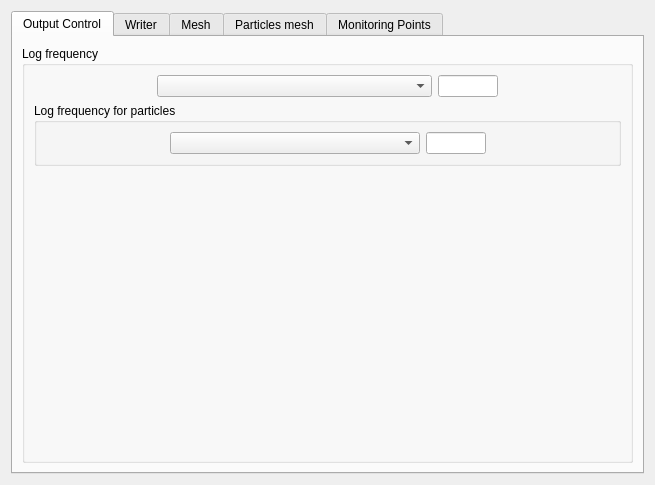
<?xml version="1.0" encoding="UTF-8"?>
<ui version="4.0">
 <class>OutputControlForm</class>
 <widget class="QWidget" name="OutputControlForm">
  <property name="geometry">
   <rect>
    <x>0</x>
    <y>0</y>
    <width>655</width>
    <height>485</height>
   </rect>
  </property>
  <property name="windowTitle">
   <string>Form</string>
  </property>
  <layout class="QGridLayout" name="gridLayout_7">
   <item row="0" column="0">
    <widget class="QTabWidget" name="tabWidget">
     <property name="font">
      <font>
       <weight>50</weight>
       <italic>false</italic>
       <bold>false</bold>
      </font>
     </property>
     <property name="currentIndex">
      <number>0</number>
     </property>
     <widget class="QWidget" name="tabOUTPUT">
      <attribute name="title">
       <string>Output Control</string>
      </attribute>
      <layout class="QGridLayout" name="gridLayout_6">
       <item row="0" column="0">
        <widget class="QGroupBox" name="groupBoxListings">
         <property name="title">
          <string>Log frequency</string>
         </property>
         <layout class="QGridLayout" name="gridLayout_5">
          <item row="0" column="0">
           <layout class="QHBoxLayout">
            <property name="spacing">
             <number>6</number>
            </property>
            <property name="margin">
             <number>0</number>
            </property>
            <item>
             <spacer>
              <property name="orientation">
               <enum>Qt::Horizontal</enum>
              </property>
              <property name="sizeHint" stdset="0">
               <size>
                <width>16</width>
                <height>20</height>
               </size>
              </property>
             </spacer>
            </item>
            <item>
             <widget class="QComboBox" name="comboBoxOutput">
              <property name="minimumSize">
               <size>
                <width>275</width>
                <height>0</height>
               </size>
              </property>
              <property name="maximumSize">
               <size>
                <width>275</width>
                <height>16777215</height>
               </size>
              </property>
              <property name="toolTip">
               <string>Code_Saturne key word: NTLIST</string>
              </property>
             </widget>
            </item>
            <item>
             <widget class="QLineEdit" name="lineEditNTLIST">
              <property name="maximumSize">
               <size>
                <width>60</width>
                <height>16777215</height>
               </size>
              </property>
              <property name="toolTip">
               <string>Code_Saturne key word: NTLIST</string>
              </property>
             </widget>
            </item>
            <item>
             <spacer>
              <property name="orientation">
               <enum>Qt::Horizontal</enum>
              </property>
              <property name="sizeHint" stdset="0">
               <size>
                <width>16</width>
                <height>16</height>
               </size>
              </property>
             </spacer>
            </item>
           </layout>
          </item>
          <item row="1" column="0">
           <widget class="QGroupBox" name="groupBoxListingParticles">
            <property name="title">
             <string>Log frequency for particles</string>
            </property>
            <layout class="QGridLayout" name="gridLayout_4">
             <item row="0" column="0">
              <layout class="QGridLayout" name="_2">
               <item row="0" column="0">
                <spacer>
                 <property name="orientation">
                  <enum>Qt::Horizontal</enum>
                 </property>
                 <property name="sizeHint" stdset="0">
                  <size>
                   <width>40</width>
                   <height>20</height>
                  </size>
                 </property>
                </spacer>
               </item>
               <item row="0" column="1">
                <widget class="QComboBox" name="comboBoxNTLAL">
                 <property name="minimumSize">
                  <size>
                   <width>250</width>
                   <height>0</height>
                  </size>
                 </property>
                 <property name="toolTip">
                  <string>Code_Saturne key word: NTLAL</string>
                 </property>
                </widget>
               </item>
               <item row="0" column="2">
                <widget class="QLineEdit" name="lineEditNTLAL">
                 <property name="minimumSize">
                  <size>
                   <width>60</width>
                   <height>0</height>
                  </size>
                 </property>
                 <property name="maximumSize">
                  <size>
                   <width>60</width>
                   <height>16777215</height>
                  </size>
                 </property>
                 <property name="toolTip">
                  <string>Code_Saturne key word: NTLAL</string>
                 </property>
                </widget>
               </item>
               <item row="0" column="3">
                <spacer>
                 <property name="orientation">
                  <enum>Qt::Horizontal</enum>
                 </property>
                 <property name="sizeHint" stdset="0">
                  <size>
                   <width>40</width>
                   <height>20</height>
                  </size>
                 </property>
                </spacer>
               </item>
              </layout>
             </item>
            </layout>
           </widget>
          </item>
          <item row="2" column="0">
           <spacer name="verticalSpacer">
            <property name="orientation">
             <enum>Qt::Vertical</enum>
            </property>
            <property name="sizeHint" stdset="0">
             <size>
              <width>20</width>
              <height>40</height>
             </size>
            </property>
           </spacer>
          </item>
         </layout>
        </widget>
       </item>
      </layout>
     </widget>
     <widget class="QWidget" name="tab">
      <attribute name="title">
       <string>Writer</string>
      </attribute>
      <layout class="QGridLayout">
       <property name="margin">
        <number>9</number>
       </property>
       <property name="spacing">
        <number>6</number>
       </property>
       <item row="3" column="0">
        <widget class="QGroupBox" name="groupBoxOptions">
         <property name="title">
          <string>Options</string>
         </property>
         <layout class="QGridLayout">
          <property name="margin">
           <number>9</number>
          </property>
          <property name="spacing">
           <number>6</number>
          </property>
          <item row="0" column="0">
           <layout class="QHBoxLayout">
            <property name="spacing">
             <number>6</number>
            </property>
            <property name="margin">
             <number>0</number>
            </property>
            <item>
             <spacer>
              <property name="orientation">
               <enum>Qt::Horizontal</enum>
              </property>
              <property name="sizeHint" stdset="0">
               <size>
                <width>16</width>
                <height>16</height>
               </size>
              </property>
             </spacer>
            </item>
            <item>
             <layout class="QGridLayout">
              <property name="margin">
               <number>0</number>
              </property>
              <property name="spacing">
               <number>6</number>
              </property>
              <item row="0" column="0">
               <widget class="QLabel" name="labelformat">
                <property name="text">
                 <string>format</string>
                </property>
               </widget>
              </item>
              <item row="0" column="1">
               <widget class="QComboBox" name="comboBoxFormat">
                <property name="minimumSize">
                 <size>
                  <width>120</width>
                  <height>0</height>
                 </size>
                </property>
               </widget>
              </item>
              <item row="1" column="0">
               <widget class="QLabel" name="labelPolygon">
                <property name="text">
                 <string>polygons</string>
                </property>
               </widget>
              </item>
              <item row="1" column="1">
               <widget class="QComboBox" name="comboBoxPolygon">
                <property name="minimumSize">
                 <size>
                  <width>120</width>
                  <height>0</height>
                 </size>
                </property>
               </widget>
              </item>
              <item row="2" column="0">
               <widget class="QLabel" name="labelPolyhedra">
                <property name="text">
                 <string>polyhedra</string>
                </property>
               </widget>
              </item>
              <item row="2" column="1">
               <widget class="QComboBox" name="comboBoxPolyhedra">
                <property name="minimumSize">
                 <size>
                  <width>120</width>
                  <height>0</height>
                 </size>
                </property>
               </widget>
              </item>
             </layout>
            </item>
            <item>
             <spacer>
              <property name="orientation">
               <enum>Qt::Horizontal</enum>
              </property>
              <property name="sizeHint" stdset="0">
               <size>
                <width>16</width>
                <height>16</height>
               </size>
              </property>
             </spacer>
            </item>
           </layout>
          </item>
         </layout>
        </widget>
       </item>
       <item row="0" column="0">
        <layout class="QVBoxLayout">
         <property name="spacing">
          <number>6</number>
         </property>
         <property name="margin">
          <number>0</number>
         </property>
         <item>
          <widget class="QTableView" name="tableViewWriter"/>
         </item>
         <item>
          <layout class="QHBoxLayout">
           <property name="spacing">
            <number>6</number>
           </property>
           <property name="margin">
            <number>0</number>
           </property>
           <item>
            <spacer>
             <property name="orientation">
              <enum>Qt::Horizontal</enum>
             </property>
             <property name="sizeHint" stdset="0">
              <size>
               <width>40</width>
               <height>20</height>
              </size>
             </property>
            </spacer>
           </item>
           <item>
            <widget class="QPushButton" name="pushButtonAddWriter">
             <property name="text">
              <string/>
             </property>
             <property name="icon">
              <iconset resource="resources_pages.qrc">
               <normaloff>:/new/prefix1/icons/22x22/add.png</normaloff>:/new/prefix1/icons/22x22/add.png</iconset>
             </property>
            </widget>
           </item>
           <item>
            <widget class="QPushButton" name="pushButtonDeleteWriter">
             <property name="text">
              <string/>
             </property>
             <property name="icon">
              <iconset resource="resources_pages.qrc">
               <normaloff>:/new/prefix1/icons/22x22/remove.png</normaloff>:/new/prefix1/icons/22x22/remove.png</iconset>
             </property>
            </widget>
           </item>
           <item>
            <spacer>
             <property name="orientation">
              <enum>Qt::Horizontal</enum>
             </property>
             <property name="sizeHint" stdset="0">
              <size>
               <width>40</width>
               <height>20</height>
              </size>
             </property>
            </spacer>
           </item>
          </layout>
         </item>
        </layout>
       </item>
       <item row="1" column="0">
        <widget class="QGroupBox" name="groupBoxFrequency">
         <property name="title">
          <string>Frequency</string>
         </property>
         <layout class="QGridLayout">
          <property name="margin">
           <number>9</number>
          </property>
          <property name="spacing">
           <number>6</number>
          </property>
          <item row="0" column="0">
           <spacer>
            <property name="orientation">
             <enum>Qt::Horizontal</enum>
            </property>
            <property name="sizeHint" stdset="0">
             <size>
              <width>40</width>
              <height>20</height>
             </size>
            </property>
           </spacer>
          </item>
          <item row="0" column="1">
           <widget class="QComboBox" name="comboBoxFrequency">
            <property name="minimumSize">
             <size>
              <width>325</width>
              <height>0</height>
             </size>
            </property>
           </widget>
          </item>
          <item row="0" column="2">
           <widget class="QLineEdit" name="lineEditFrequency">
            <property name="minimumSize">
             <size>
              <width>100</width>
              <height>0</height>
             </size>
            </property>
           </widget>
          </item>
          <item row="0" column="3">
           <widget class="QLineEdit" name="lineEditFrequencyTime">
            <property name="minimumSize">
             <size>
              <width>100</width>
              <height>0</height>
             </size>
            </property>
           </widget>
          </item>
          <item row="0" column="4">
           <widget class="QPushButton" name="pushButtonFrequency">
            <property name="text">
             <string/>
            </property>
            <property name="icon">
             <iconset resource="resources_pages.qrc">
              <normaloff>:/new/prefix1/icons/22x22/preferences-system.png</normaloff>:/new/prefix1/icons/22x22/preferences-system.png</iconset>
            </property>
           </widget>
          </item>
          <item row="0" column="5">
           <spacer>
            <property name="orientation">
             <enum>Qt::Horizontal</enum>
            </property>
            <property name="sizeHint" stdset="0">
             <size>
              <width>40</width>
              <height>20</height>
             </size>
            </property>
           </spacer>
          </item>
          <item row="1" column="1">
           <widget class="QCheckBox" name="checkBoxOutputEnd">
            <property name="text">
             <string>Output at end of calculation</string>
            </property>
           </widget>
          </item>
         </layout>
        </widget>
       </item>
       <item row="2" column="0">
        <widget class="QGroupBox" name="groupBoxTimeDependency">
         <property name="title">
          <string>Time-dependency</string>
         </property>
         <layout class="QGridLayout">
          <property name="margin">
           <number>9</number>
          </property>
          <property name="spacing">
           <number>6</number>
          </property>
          <item row="0" column="2">
           <spacer>
            <property name="orientation">
             <enum>Qt::Horizontal</enum>
            </property>
            <property name="sizeHint" stdset="0">
             <size>
              <width>40</width>
              <height>20</height>
             </size>
            </property>
           </spacer>
          </item>
          <item row="0" column="0">
           <spacer>
            <property name="orientation">
             <enum>Qt::Horizontal</enum>
            </property>
            <property name="sizeHint" stdset="0">
             <size>
              <width>40</width>
              <height>20</height>
             </size>
            </property>
           </spacer>
          </item>
          <item row="0" column="1">
           <widget class="QComboBox" name="comboBoxTimeDependency"/>
          </item>
         </layout>
        </widget>
       </item>
      </layout>
     </widget>
     <widget class="QWidget" name="tab_2">
      <attribute name="title">
       <string>Mesh</string>
      </attribute>
      <layout class="QGridLayout">
       <property name="margin">
        <number>9</number>
       </property>
       <property name="spacing">
        <number>6</number>
       </property>
       <item row="0" column="0">
        <layout class="QVBoxLayout">
         <property name="spacing">
          <number>6</number>
         </property>
         <property name="margin">
          <number>0</number>
         </property>
         <item>
          <widget class="QTableView" name="tableViewMesh"/>
         </item>
         <item>
          <layout class="QHBoxLayout">
           <property name="spacing">
            <number>6</number>
           </property>
           <property name="margin">
            <number>0</number>
           </property>
           <item>
            <spacer>
             <property name="orientation">
              <enum>Qt::Horizontal</enum>
             </property>
             <property name="sizeHint" stdset="0">
              <size>
               <width>40</width>
               <height>20</height>
              </size>
             </property>
            </spacer>
           </item>
           <item>
            <widget class="QPushButton" name="pushButtonAddMesh">
             <property name="text">
              <string/>
             </property>
             <property name="icon">
              <iconset resource="resources_pages.qrc">
               <normaloff>:/new/prefix1/icons/22x22/add.png</normaloff>:/new/prefix1/icons/22x22/add.png</iconset>
             </property>
            </widget>
           </item>
           <item>
            <widget class="QPushButton" name="pushButtonDeleteMesh">
             <property name="text">
              <string/>
             </property>
             <property name="icon">
              <iconset resource="resources_pages.qrc">
               <normaloff>:/new/prefix1/icons/22x22/remove.png</normaloff>:/new/prefix1/icons/22x22/remove.png</iconset>
             </property>
            </widget>
           </item>
           <item>
            <spacer>
             <property name="orientation">
              <enum>Qt::Horizontal</enum>
             </property>
             <property name="sizeHint" stdset="0">
              <size>
               <width>40</width>
               <height>20</height>
              </size>
             </property>
            </spacer>
           </item>
          </layout>
         </item>
        </layout>
       </item>
       <item row="1" column="0">
        <widget class="QGroupBox" name="groupBoxVariable">
         <property name="title">
          <string>Variables</string>
         </property>
         <layout class="QGridLayout">
          <property name="margin">
           <number>9</number>
          </property>
          <property name="spacing">
           <number>6</number>
          </property>
          <item row="0" column="2">
           <spacer>
            <property name="orientation">
             <enum>Qt::Horizontal</enum>
            </property>
            <property name="sizeHint" stdset="0">
             <size>
              <width>40</width>
              <height>20</height>
             </size>
            </property>
           </spacer>
          </item>
          <item row="0" column="0">
           <spacer>
            <property name="orientation">
             <enum>Qt::Horizontal</enum>
            </property>
            <property name="sizeHint" stdset="0">
             <size>
              <width>40</width>
              <height>20</height>
             </size>
            </property>
           </spacer>
          </item>
          <item row="0" column="1">
           <widget class="QCheckBox" name="checkBoxAllVariables">
            <property name="text">
             <string>Auto</string>
            </property>
           </widget>
          </item>
         </layout>
        </widget>
       </item>
       <item row="2" column="0">
        <widget class="QGroupBox" name="groupBoxAssociatedWriter">
         <property name="title">
          <string>Associated Writers</string>
         </property>
         <layout class="QGridLayout">
          <property name="margin">
           <number>9</number>
          </property>
          <property name="spacing">
           <number>6</number>
          </property>
          <item row="0" column="0">
           <layout class="QHBoxLayout">
            <property name="spacing">
             <number>6</number>
            </property>
            <property name="margin">
             <number>0</number>
            </property>
            <item>
             <spacer>
              <property name="orientation">
               <enum>Qt::Horizontal</enum>
              </property>
              <property name="sizeHint" stdset="0">
               <size>
                <width>40</width>
                <height>20</height>
               </size>
              </property>
             </spacer>
            </item>
            <item>
             <widget class="QTableView" name="tableViewAssociatedWriter"/>
            </item>
            <item>
             <spacer>
              <property name="orientation">
               <enum>Qt::Horizontal</enum>
              </property>
              <property name="sizeHint" stdset="0">
               <size>
                <width>40</width>
                <height>20</height>
               </size>
              </property>
             </spacer>
            </item>
           </layout>
          </item>
          <item row="1" column="0">
           <layout class="QHBoxLayout">
            <property name="spacing">
             <number>6</number>
            </property>
            <property name="margin">
             <number>0</number>
            </property>
            <item>
             <spacer>
              <property name="orientation">
               <enum>Qt::Horizontal</enum>
              </property>
              <property name="sizeHint" stdset="0">
               <size>
                <width>40</width>
                <height>20</height>
               </size>
              </property>
             </spacer>
            </item>
            <item>
             <widget class="QPushButton" name="pushButtonAddAssociatedWriter">
              <property name="text">
               <string/>
              </property>
              <property name="icon">
               <iconset resource="resources_pages.qrc">
                <normaloff>:/new/prefix1/icons/22x22/add.png</normaloff>:/new/prefix1/icons/22x22/add.png</iconset>
              </property>
             </widget>
            </item>
            <item>
             <widget class="QPushButton" name="pushButtonDeleteAssociatedWriter">
              <property name="text">
               <string/>
              </property>
              <property name="icon">
               <iconset resource="resources_pages.qrc">
                <normaloff>:/new/prefix1/icons/22x22/remove.png</normaloff>:/new/prefix1/icons/22x22/remove.png</iconset>
              </property>
             </widget>
            </item>
            <item>
             <spacer>
              <property name="orientation">
               <enum>Qt::Horizontal</enum>
              </property>
              <property name="sizeHint" stdset="0">
               <size>
                <width>40</width>
                <height>20</height>
               </size>
              </property>
             </spacer>
            </item>
           </layout>
          </item>
         </layout>
        </widget>
       </item>
      </layout>
     </widget>
     <widget class="QWidget" name="tab_lagrangian">
      <attribute name="title">
       <string>Particles mesh</string>
      </attribute>
      <layout class="QGridLayout">
       <property name="margin">
        <number>9</number>
       </property>
       <property name="spacing">
        <number>6</number>
       </property>
       <item row="0" column="0">
        <layout class="QVBoxLayout">
         <property name="spacing">
          <number>6</number>
         </property>
         <property name="margin">
          <number>0</number>
         </property>
         <item>
          <widget class="QTableView" name="tableViewLagrangianMesh"/>
         </item>
         <item>
          <layout class="QHBoxLayout">
           <property name="spacing">
            <number>6</number>
           </property>
           <property name="margin">
            <number>0</number>
           </property>
           <item>
            <spacer>
             <property name="orientation">
              <enum>Qt::Horizontal</enum>
             </property>
             <property name="sizeHint" stdset="0">
              <size>
               <width>40</width>
               <height>20</height>
              </size>
             </property>
            </spacer>
           </item>
           <item>
            <widget class="QPushButton" name="pushButtonAddLagrangianMesh">
             <property name="text">
              <string/>
             </property>
             <property name="icon">
              <iconset resource="resources_pages.qrc">
               <normaloff>:/new/prefix1/icons/22x22/add.png</normaloff>:/new/prefix1/icons/22x22/add.png</iconset>
             </property>
            </widget>
           </item>
           <item>
            <widget class="QPushButton" name="pushButtonDeleteLagrangianMesh">
             <property name="text">
              <string/>
             </property>
             <property name="icon">
              <iconset resource="resources_pages.qrc">
               <normaloff>:/new/prefix1/icons/22x22/remove.png</normaloff>:/new/prefix1/icons/22x22/remove.png</iconset>
             </property>
            </widget>
           </item>
           <item>
            <spacer>
             <property name="orientation">
              <enum>Qt::Horizontal</enum>
             </property>
             <property name="sizeHint" stdset="0">
              <size>
               <width>40</width>
               <height>20</height>
              </size>
             </property>
            </spacer>
           </item>
          </layout>
         </item>
        </layout>
       </item>
       <item row="1" column="0">
        <widget class="QGroupBox" name="groupBoxLagrangianVariable">
         <property name="title">
          <string>Variables</string>
         </property>
         <layout class="QGridLayout">
          <property name="margin">
           <number>9</number>
          </property>
          <property name="spacing">
           <number>6</number>
          </property>
          <item row="0" column="2">
           <spacer>
            <property name="orientation">
             <enum>Qt::Horizontal</enum>
            </property>
            <property name="sizeHint" stdset="0">
             <size>
              <width>40</width>
              <height>20</height>
             </size>
            </property>
           </spacer>
          </item>
          <item row="0" column="0">
           <spacer>
            <property name="orientation">
             <enum>Qt::Horizontal</enum>
            </property>
            <property name="sizeHint" stdset="0">
             <size>
              <width>40</width>
              <height>20</height>
             </size>
            </property>
           </spacer>
          </item>
          <item row="0" column="1">
           <widget class="QCheckBox" name="checkBoxAllLagrangianVariables">
            <property name="text">
             <string>Auto</string>
            </property>
           </widget>
          </item>
         </layout>
        </widget>
       </item>
       <item row="2" column="0">
        <widget class="QGroupBox" name="groupBoxAssociatedLagrangianWriter">
         <property name="title">
          <string>Associated Writers</string>
         </property>
         <layout class="QGridLayout">
          <property name="margin">
           <number>9</number>
          </property>
          <property name="spacing">
           <number>6</number>
          </property>
          <item row="0" column="0">
           <layout class="QHBoxLayout">
            <property name="spacing">
             <number>6</number>
            </property>
            <property name="margin">
             <number>0</number>
            </property>
            <item>
             <spacer>
              <property name="orientation">
               <enum>Qt::Horizontal</enum>
              </property>
              <property name="sizeHint" stdset="0">
               <size>
                <width>40</width>
                <height>20</height>
               </size>
              </property>
             </spacer>
            </item>
            <item>
             <widget class="QTableView" name="tableViewAssociatedLagrangianWriter"/>
            </item>
            <item>
             <spacer>
              <property name="orientation">
               <enum>Qt::Horizontal</enum>
              </property>
              <property name="sizeHint" stdset="0">
               <size>
                <width>40</width>
                <height>20</height>
               </size>
              </property>
             </spacer>
            </item>
           </layout>
          </item>
          <item row="1" column="0">
           <layout class="QHBoxLayout">
            <property name="spacing">
             <number>6</number>
            </property>
            <property name="margin">
             <number>0</number>
            </property>
            <item>
             <spacer>
              <property name="orientation">
               <enum>Qt::Horizontal</enum>
              </property>
              <property name="sizeHint" stdset="0">
               <size>
                <width>40</width>
                <height>20</height>
               </size>
              </property>
             </spacer>
            </item>
            <item>
             <widget class="QPushButton" name="pushButtonAddAssociatedLagrangianWriter">
              <property name="text">
               <string/>
              </property>
              <property name="icon">
               <iconset resource="resources_pages.qrc">
                <normaloff>:/new/prefix1/icons/22x22/add.png</normaloff>:/new/prefix1/icons/22x22/add.png</iconset>
              </property>
             </widget>
            </item>
            <item>
             <widget class="QPushButton" name="pushButtonDeleteAssociatedLagrangianWriter">
              <property name="text">
               <string/>
              </property>
              <property name="icon">
               <iconset resource="resources_pages.qrc">
                <normaloff>:/new/prefix1/icons/22x22/remove.png</normaloff>:/new/prefix1/icons/22x22/remove.png</iconset>
              </property>
             </widget>
            </item>
            <item>
             <spacer>
              <property name="orientation">
               <enum>Qt::Horizontal</enum>
              </property>
              <property name="sizeHint" stdset="0">
               <size>
                <width>40</width>
                <height>20</height>
               </size>
              </property>
             </spacer>
            </item>
           </layout>
          </item>
         </layout>
        </widget>
       </item>
      </layout>
     </widget>
     <widget class="QWidget" name="tabMONITORING">
      <attribute name="title">
       <string>Monitoring Points</string>
      </attribute>
      <layout class="QGridLayout" name="gridLayout_3">
       <item row="0" column="0">
        <widget class="QGroupBox" name="groupBoxMonitoring">
         <property name="title">
          <string>Monitoring points output</string>
         </property>
         <layout class="QGridLayout">
          <property name="margin">
           <number>9</number>
          </property>
          <property name="spacing">
           <number>6</number>
          </property>
          <item row="0" column="0">
           <layout class="QHBoxLayout">
            <property name="spacing">
             <number>6</number>
            </property>
            <property name="margin">
             <number>0</number>
            </property>
            <item>
             <spacer>
              <property name="orientation">
               <enum>Qt::Horizontal</enum>
              </property>
              <property name="sizeHint" stdset="0">
               <size>
                <width>37</width>
                <height>22</height>
               </size>
              </property>
             </spacer>
            </item>
            <item>
             <widget class="QComboBox" name="comboBoxHisto">
              <property name="minimumSize">
               <size>
                <width>200</width>
                <height>0</height>
               </size>
              </property>
             </widget>
            </item>
            <item>
             <widget class="QLineEdit" name="lineEditHisto">
              <property name="minimumSize">
               <size>
                <width>30</width>
                <height>0</height>
               </size>
              </property>
              <property name="maximumSize">
               <size>
                <width>40</width>
                <height>16777215</height>
               </size>
              </property>
              <property name="toolTip">
               <string>Code_Saturne key word: NTHIST</string>
              </property>
             </widget>
            </item>
            <item>
             <widget class="QLineEdit" name="lineEditFRHisto">
              <property name="minimumSize">
               <size>
                <width>40</width>
                <height>0</height>
               </size>
              </property>
              <property name="maximumSize">
               <size>
                <width>40</width>
                <height>16777215</height>
               </size>
              </property>
              <property name="toolTip">
               <string>Code_Saturne key word: NTHIST</string>
              </property>
             </widget>
            </item>
            <item>
             <widget class="QLabel" name="label">
              <property name="text">
               <string>Format</string>
              </property>
             </widget>
            </item>
            <item>
             <widget class="QComboBox" name="comboBoxProbeFmt">
              <property name="minimumSize">
               <size>
                <width>20</width>
                <height>0</height>
               </size>
              </property>
              <property name="sizeAdjustPolicy">
               <enum>QComboBox::AdjustToContents</enum>
              </property>
             </widget>
            </item>
            <item>
             <spacer>
              <property name="orientation">
               <enum>Qt::Horizontal</enum>
              </property>
              <property name="sizeHint" stdset="0">
               <size>
                <width>18</width>
                <height>22</height>
               </size>
              </property>
             </spacer>
            </item>
           </layout>
          </item>
         </layout>
        </widget>
       </item>
       <item row="1" column="0">
        <widget class="QGroupBox" name="groupBoxMonitoringCoordinates">
         <property name="maximumSize">
          <size>
           <width>16777215</width>
           <height>1000</height>
          </size>
         </property>
         <property name="title">
          <string>Monitoring points coordinates</string>
         </property>
         <layout class="QGridLayout" name="gridLayout_2">
          <item row="0" column="0">
           <widget class="QTableView" name="tableViewPoints">
            <property name="minimumSize">
             <size>
              <width>0</width>
              <height>150</height>
             </size>
            </property>
            <property name="maximumSize">
             <size>
              <width>16777215</width>
              <height>300</height>
             </size>
            </property>
           </widget>
          </item>
          <item row="1" column="0">
           <layout class="QHBoxLayout" name="horizontalLayout_3">
            <item>
             <spacer>
              <property name="orientation">
               <enum>Qt::Horizontal</enum>
              </property>
              <property name="sizeHint" stdset="0">
               <size>
                <width>89</width>
                <height>20</height>
               </size>
              </property>
             </spacer>
            </item>
            <item>
             <widget class="QToolButton" name="toolButtonAdd">
              <property name="minimumSize">
               <size>
                <width>80</width>
                <height>0</height>
               </size>
              </property>
              <property name="maximumSize">
               <size>
                <width>80</width>
                <height>16777215</height>
               </size>
              </property>
              <property name="text">
               <string/>
              </property>
              <property name="icon">
               <iconset resource="resources_pages.qrc">
                <normaloff>:/new/prefix1/icons/22x22/add.png</normaloff>:/new/prefix1/icons/22x22/add.png</iconset>
              </property>
             </widget>
            </item>
            <item>
             <widget class="QToolButton" name="toolButtonDelete">
              <property name="minimumSize">
               <size>
                <width>80</width>
                <height>0</height>
               </size>
              </property>
              <property name="maximumSize">
               <size>
                <width>80</width>
                <height>16777215</height>
               </size>
              </property>
              <property name="statusTip">
               <string>Delet several lines if you want</string>
              </property>
              <property name="text">
               <string/>
              </property>
              <property name="icon">
               <iconset resource="resources_pages.qrc">
                <normaloff>:/new/prefix1/icons/22x22/remove.png</normaloff>:/new/prefix1/icons/22x22/remove.png</iconset>
              </property>
             </widget>
            </item>
            <item>
             <widget class="QToolButton" name="toolButtonDuplicate">
              <property name="minimumSize">
               <size>
                <width>80</width>
                <height>0</height>
               </size>
              </property>
              <property name="maximumSize">
               <size>
                <width>80</width>
                <height>16777215</height>
               </size>
              </property>
              <property name="statusTip">
               <string>Delet several lines if you want</string>
              </property>
              <property name="text">
               <string>Duplicate</string>
              </property>
             </widget>
            </item>
            <item>
             <widget class="QToolButton" name="toolButtonImportCSV">
              <property name="minimumSize">
               <size>
                <width>80</width>
                <height>0</height>
               </size>
              </property>
              <property name="maximumSize">
               <size>
                <width>120</width>
                <height>16777215</height>
               </size>
              </property>
              <property name="statusTip">
               <string>Delet several lines if you want</string>
              </property>
              <property name="text">
               <string>import from CSV</string>
              </property>
             </widget>
            </item>
            <item>
             <spacer>
              <property name="orientation">
               <enum>Qt::Horizontal</enum>
              </property>
              <property name="sizeHint" stdset="0">
               <size>
                <width>88</width>
                <height>20</height>
               </size>
              </property>
             </spacer>
            </item>
           </layout>
          </item>
         </layout>
        </widget>
       </item>
       <item row="2" column="0">
        <widget class="QGroupBox" name="groupBoxProbesDisplay">
         <property name="title">
          <string>Display monitoring points on SALOME VTK viewver</string>
         </property>
         <property name="checkable">
          <bool>true</bool>
         </property>
         <layout class="QGridLayout" name="gridLayout">
          <item row="0" column="0">
           <layout class="QHBoxLayout" name="horizontalLayout_2">
            <item>
             <spacer name="horizontalSpacer">
              <property name="orientation">
               <enum>Qt::Horizontal</enum>
              </property>
              <property name="sizeHint" stdset="0">
               <size>
                <width>17</width>
                <height>20</height>
               </size>
              </property>
             </spacer>
            </item>
            <item>
             <layout class="QHBoxLayout" name="horizontalLayout">
              <item>
               <widget class="QLabel" name="labelProbesRadius">
                <property name="text">
                 <string>Probe's radius (m)</string>
                </property>
               </widget>
              </item>
              <item>
               <widget class="QLineEdit" name="lineEditProbesRadius"/>
              </item>
             </layout>
            </item>
            <item>
             <spacer name="horizontalSpacer_2">
              <property name="orientation">
               <enum>Qt::Horizontal</enum>
              </property>
              <property name="sizeHint" stdset="0">
               <size>
                <width>13</width>
                <height>20</height>
               </size>
              </property>
             </spacer>
            </item>
           </layout>
          </item>
         </layout>
        </widget>
       </item>
       <item row="3" column="0">
        <spacer name="verticalSpacer_2">
         <property name="orientation">
          <enum>Qt::Vertical</enum>
         </property>
         <property name="sizeHint" stdset="0">
          <size>
           <width>20</width>
           <height>233</height>
          </size>
         </property>
        </spacer>
       </item>
      </layout>
     </widget>
    </widget>
   </item>
  </layout>
 </widget>
 <resources>
  <include location="resources_pages.qrc"/>
 </resources>
 <connections/>
</ui>
